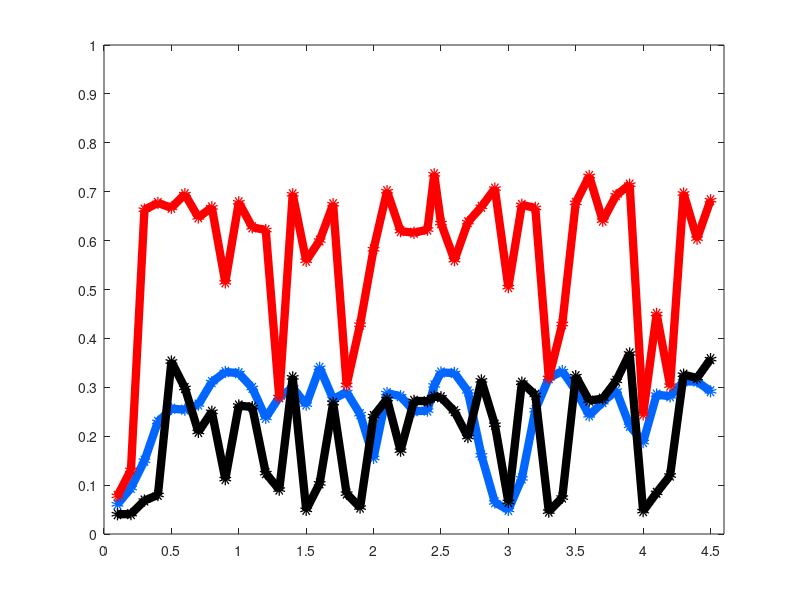

The MATLAB script that drew this image: (Note: this script raises an error after producing the figure.)
clear all; close all;
load('freqsweep_0.1-0.1-4.5_results.mat');

line_width = 6;
marker = 'o';
markerSize = 3;
fontSize = 28.5;

color_single = [0 0.4 1];
color_both = [1 0 0];
color_colorcircle = [0 0 0];

% add k=0 to the plot

figure
set(gcf, 'Position',  [200, 100, 2000, 800])
plot(seg_f, area_percent_singlestub, 'LineWidth', line_width, 'Marker', marker, 'MarkerSize', markerSize, 'Color', color_single)
hold on
plot(seg_f, area_percent, 'LineWidth', line_width, 'Marker', marker, 'MarkerSize', markerSize, 'Color', color_both)
plot(seg_f, cover_circle_area_percent, 'LineWidth', line_width, 'Marker', marker, 'MarkerSize', markerSize, 'Color', color_colorcircle)


xlim([0 4.6])
ylim([0 1])

xticks([0:0.5:4.5])
yticks(0:0.1:1)
% for ploting two-row x axis
ax = gca(); 
row1 = {};
row2 = {};
for j = 1:23

    row1(end+1) = {num2str(round(0.5 * (j - 1), 1))};

    row2(end+1) = {'G'};
    j = j + 1;
end
labelArray = [row1; row2];
tickLabel = strtrim(sprintf('%s%s\n', labelArray{:}));
ax.XTickLabel = tickLabel;
yticklabels({'0%', '10%', '20%', '30%', '40%', '50%', '60%', '70%', '80%', '90%', '100%'})

xlabel('Frequency (GHz)')
ylabel({'Percentage of matched impedance area'; 'on Smith chart'})

%title('Percentage of matched impedance area in Smith chart V.S. Transmission line segment unit length')

xline = xline(2.45, '--', [num2str(2.45),' GHz'], 'LineWidth', line_width, 'FontSize', 22, 'HandleVisibility', 'off');
xline.LabelVerticalAlignment = 'bottom';
xline.LabelHorizontalAlignment = 'right';

yline = yline(0.5, '--', '50%', 'LineWidth', line_width, 'FontSize', 22, 'HandleVisibility', 'off');
yline.LabelHorizontalAlignment = 'left';


text(seg_f(25) - 0.015, area_percent(25) + 0.03, sprintf('%.2f%%', 100*area_percent(25)), 'FontSize', fontSize, 'fontweight', 'bold', 'HorizontalAlignment', 'right', 'Color', color_both);
text(seg_f(25) -0.015, area_percent_singlestub(25) + 0.025, sprintf('%.2f%%', 100*area_percent_singlestub(25)), 'FontSize', fontSize, 'fontweight', 'bold', 'HorizontalAlignment', 'right', 'Color', color_single);
text(seg_f(25) + 0.01, cover_circle_area_percent(25) + 0.035, sprintf('%.2f%%', 100*cover_circle_area_percent(25)), 'FontSize', fontSize, 'fontweight', 'bold', 'HorizontalAlignment', 'left', 'Color', color_colorcircle);

legend('Single-stub matching', 'Single-stub and double-stub matching', 'Maximum circle area enclosed', 'Location', 'northeast', 'fontsize', fontSize);

set(gca, 'FontSize', fontSize);

